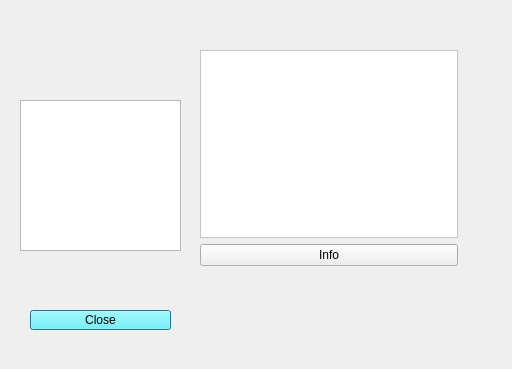
<?xml version="1.0" encoding="UTF-8"?>
<ui version="4.0">
 <class>wEI</class>
 <widget class="QDialog" name="wEI">
  <property name="geometry">
   <rect>
    <x>0</x>
    <y>0</y>
    <width>512</width>
    <height>369</height>
   </rect>
  </property>
  <property name="windowTitle">
   <string>Dialog</string>
  </property>
  <property name="styleSheet">
   <string notr="true">background-image: url(:/pics/facultyBg.png);</string>
  </property>
  <widget class="QGraphicsView" name="graphicsView">
   <property name="geometry">
    <rect>
     <x>20</x>
     <y>100</y>
     <width>161</width>
     <height>151</height>
    </rect>
   </property>
   <property name="styleSheet">
    <string notr="true">background-image: url(:/pics/Ching-Song-Wei.jpg);</string>
   </property>
  </widget>
  <widget class="QPushButton" name="pushButton_2">
   <property name="geometry">
    <rect>
     <x>30</x>
     <y>310</y>
     <width>141</width>
     <height>20</height>
    </rect>
   </property>
   <property name="styleSheet">
    <string notr="true">background-color: rgb(85, 255, 255);</string>
   </property>
   <property name="text">
    <string>Close</string>
   </property>
  </widget>
  <widget class="QWidget" name="">
   <property name="geometry">
    <rect>
     <x>200</x>
     <y>50</y>
     <width>258</width>
     <height>216</height>
    </rect>
   </property>
   <layout class="QVBoxLayout" name="verticalLayout_2">
    <item>
     <widget class="QPlainTextEdit" name="plainTextEdit">
      <property name="styleSheet">
       <string notr="true">
background-color: rgb(255, 255, 255);</string>
      </property>
     </widget>
    </item>
    <item>
     <widget class="QPushButton" name="pushButton">
      <property name="text">
       <string>Info</string>
      </property>
     </widget>
    </item>
   </layout>
  </widget>
  <zorder>layoutWidget</zorder>
  <zorder>graphicsView</zorder>
  <zorder>pushButton</zorder>
  <zorder>plainTextEdit</zorder>
  <zorder>pushButton</zorder>
  <zorder>pushButton_2</zorder>
 </widget>
 <resources/>
 <connections/>
</ui>
